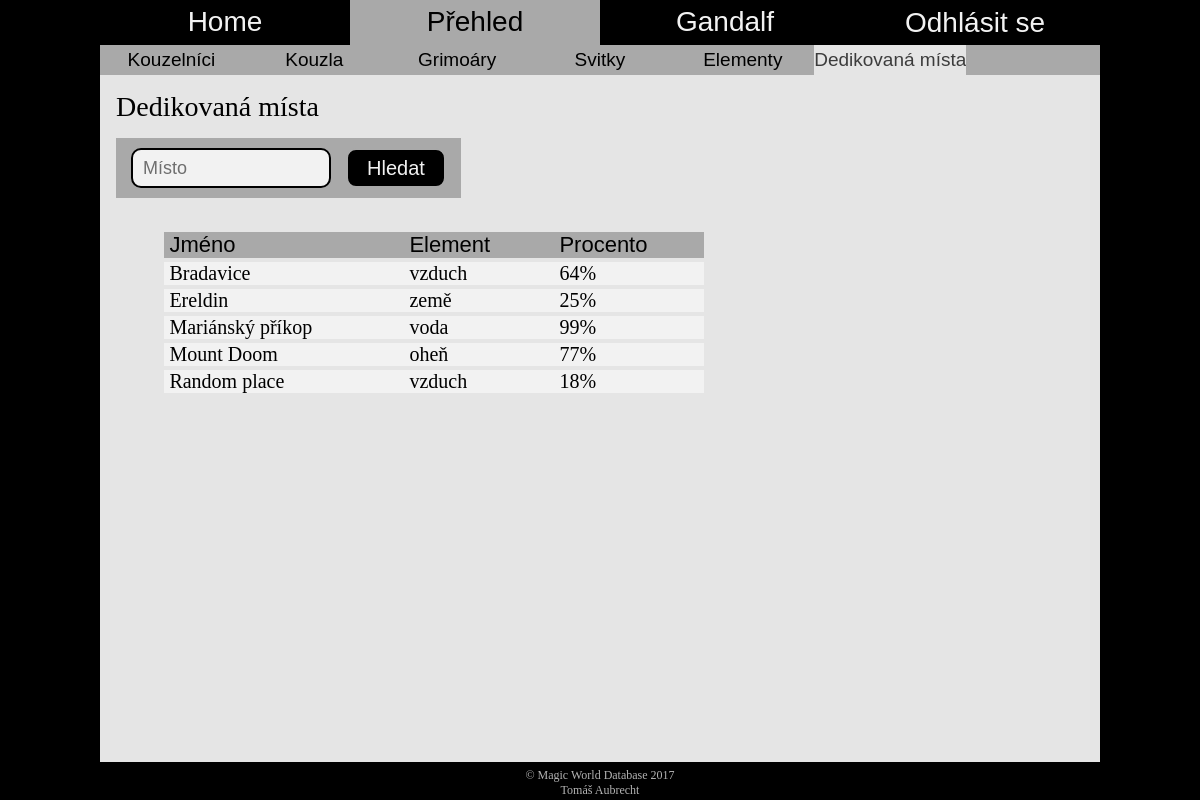
Screenshot of /overview_ded_places.php (signed in) with the database file from the repository.
### tables this page shows
CREATE TABLE IF NOT EXISTS `Ded_misto` (
  `jmeno` varchar(100) NOT NULL,
  `druh` varchar(32) NOT NULL,
  `procento` int(11) NOT NULL,
  PRIMARY KEY (`jmeno`),
  KEY `druh` (`druh`)
);

### overview_ded_places.php (the view, shortened to what this page needs)
<?
	include("header.php");
?>
<header>
	<nav class="main-menu">
		<a href="home.php">Home</a>
		<a href="#" class="selected">Přehled</a>
		<a href="profile_overview"><? echo $_SESSION['login']?></a>
		<form method="get">
			<input type="submit" name="logout" value="Odhlásit se">
		</form>
	</nav>
	<nav class="sub-menu">
		<a href="overview_wizards.php">Kouzelníci</a>
		<a href="overview_spells.php">Kouzla</a>
		<a href="overview_spellbooks.php">Grimoáry</a>
		<a href="overview_scrolls.php">Svitky</a>
		<a href="overview_elements.php">Elementy</a>
		<a href="overview_ded_places.php" class="selected">Dedikovaná místa</a>
	</nav>
</header>
<div class="content">
	<h1>Dedikovaná místa</h1>
	<div class="search">
		<form method="get">
			<input type="text" placeholder="Místo" name="place" value="<? if(isset($_GET['search'])) echo $_GET['place'] ?>">
			<input type="submit" name="search" value="Hledat" class="button">
		</form>
	</div>
	<div class="table" style="min-width:600px">
		<?php
			include("connect_to_db.php");
			$form = '<div class="table_head">
						<span style="width:240px">Jméno</span>
						<span>Element</span>
						<span>Procento</span>
					</div>';
			$sqlQuery = 'SELECT * FROM Ded_misto';
			$result = mysql_query($sqlQuery, $db);
			$found_any = FALSE;
			while ($row = mysql_fetch_array($result))
			{
				if (isset($_GET['search']))
				{
					if ($_GET['place'] == $row['druh'] or $_GET['place'] == $row['jmeno'] or $_GET['place'] == $row['procento'] or $_GET['place'] == "")
					{
						$found_any = TRUE;
						$form .= '<br><div class="table_content">
										<span style="width:240px">' .$row['jmeno']. '</span>
										<a href="overview_elements.php?element='.$row['druh'].'&search=Hledat"><span>' .$row['druh']. '</span></a>
										<span>' .$row['procento'].'%'. '</span></div>';
						if ($_SESSION['login'] == "admin")
						{
							$form .= '	<a href="overview_edit.php?table=Ded_misto" class="edit_pic" onclick="set_cookie(\'id\', \''. $row['jmeno'] .'\')">
											<img src="https://www.stud.fit.vutbr.cz/~xaubre02/pic/edit.png" Title="Upravit">
										</a>
										<a href="overview_delete.php?ozn=dedikované místo&table=Ded_misto&item=jmeno" class="edit_pic" onclick="set_cookie(\'id\', \''. $row['jmeno'] .'\')">
											<img src="https://www.stud.fit.vutbr.cz/~xaubre02/pic/delete.png" Title="Odstranit">
										</a>';
							setcookie("last_page", basename($_SERVER['PHP_SELF']));
						}
					}
				}
				else
				{
					$found_any = TRUE;
					$form .= '<br><div class="table_content">
						<span style="width:240px">' .$row['jmeno']. '</span>
						<a href="overview_elements.php?element='.$row['druh'].'&search=Hledat"><span>' .$row['druh']. '</span></a>
						<span>' .$row['procento'].'%'. '</span></div>';
				}
			}
			if ($found_any)
				echo $form;
			else
				echo '<div class="table_head"><span class="table_msg">Nebyly nalezeny žádné výsledky</span></div>';
		?>
	</div>
</div>
<? include("footer.php"); ?>

### css/style.css (style rules this page uses)
html { padding: 0; margin: 0; min-height: 100%; box-sizing: border-box; overflow: auto; }
*, *:before, *:after { box-sizing: inherit; overflow: hidden; padding: 0; margin: 0; }
a { text-decoration: none; }
body { padding: 0; margin: 0; background: #000 url("https://www.stud.fit.vutbr.cz/~xaubre02/pic/magic_forest.png") no-repeat fixed center !important; background-size: cover !important; max-width: 65vw !important; min-width: 1000px; min-height: 480px; width: 100% !important; height: 100%; overflow: auto; margin: auto !important; }
.button { float: left; width: 47.5%; height: 55px; font-size: 23px; font-family: Impact, Charcoal, sans-serif; color: white; background-color: black; border: 2px #b3b3b3 solid; border-radius: 16px; transition: color .4s, border-color .4s, background-color .4s; outline: none; }
header { width: 100%; height: 75px; opacity: 0.95; }
.main-menu { width: 100%; height: 60%; font-size: 28px; font-family: Impact, Charcoal, sans-serif; background-color: black; }
.main-menu a, .main-menu form { float: left; color: white; width: 25%; height: 100%; text-align: center; transition: color .4s, background-color .4s; }
.main-menu a { padding-top: 6px; }
.main-menu input { width: 100%; height: 100%; font-size: 28px; font-family: Impact, Charcoal, sans-serif; background-color: black; border: none; outline: none; color: white; transition: color .4s, background-color .4s; }
.main-menu .selected, .main-menu .selected:hover { background-color: #b3b3b3; color: black; }
.sub-menu { width: 100%; height: 40%; font-size: 19px; font-family: Impact, Charcoal, sans-serif; background-color: #b3b3b3; }
.sub-menu a { float: left; min-width: 14.2857%; height: 100%; color: black; text-align: center; padding-top: 4px; transition: color .4s, background-color .4s; }
.sub-menu a:hover, .sub-menu .selected { background-color: #f2f2f2; color: #404040; }
.content { overflow: auto; width: 100%; min-height: calc(100vh - 113px); background-color: #f2f2f2; opacity: 0.95; padding: 16px; margin-bottom: 38px; }
.content h1 { font-family: Impact; font-size: 28px; font-weight: 100; margin-bottom: 15px; }
.content a { color: black; font-weight: bold; }
.content form { margin: 64px auto; width: 50%; }
.content form .button { float: left; width: 142px; margin-top: 30px; margin-left: calc(50% - 71px); color: white; text-align: center; font-weight: normal; }
.search { display: inline-block; background-color: #b3b3b3; padding: 10px 15px; }
.search form { margin: 0; padding: 0; width: 100%; height: 100%; }
.search input { float: left; border-radius: 10px !important; }
.search form input:first-child { width: 200px; height: 40px; font-size: 18px; padding: 0 10px; border: 2px black solid; border-radius: 12px; margin-right: 15px; outline: none; font-family: Impact, Charcoal, sans-serif; }
.search form .button { margin: 0; padding: 0; height: 40px; width: 100px; font-size: 20px; }
.table { text-align: left; margin: auto; margin-top: 30px; width: 90%; min-width: 1090px; }
.table_head { display: inline-block; margin: auto; font-size: 22px; font-family: Impact, Charcoal, sans-serif; background-color: #b3b3b3; }
.table span { float: left; padding-left: 5px; width: 150px; transition: height .3s; }
.table_content { margin: auto; max-height: 25px; display: inline-block; background-color: white; transition: color .4s, background-color .4s, max-height .4s; }
.table_content span { font-size: 20px; max-height: inherit; overflow: auto; }
.table_content a , .table_content a span { font-weight: normal; color: black; transition: color .4s; }

### rows the page displays
ded_misto: jmeno "Bradavice", druh "vzduch", procento "64"
ded_misto: jmeno "Ereldin", druh "země", procento "25"
ded_misto: jmeno "Mariánský příkop", druh "voda", procento "99"
ded_misto: jmeno "Mount Doom", druh "oheň", procento "77"
ded_misto: jmeno "Random place", druh "vzduch", procento "18"

### other values shown
$_SESSION['login'] "Gandalf"
